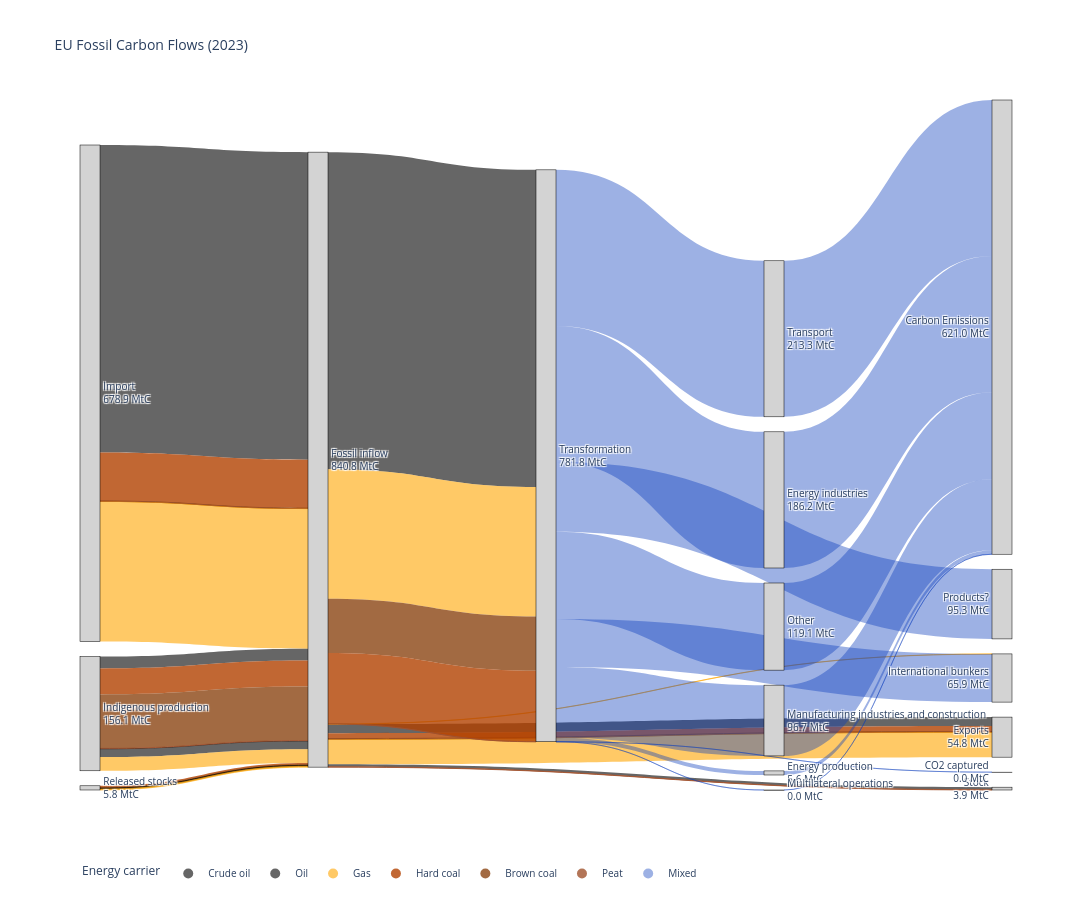

Source (notebook cell):
### Markdown cell above
## Fossil Carbon (own calculations)

### Code cell
# Load the CSV
df_fossil = pd.read_csv("/Users/charlottewestenberg/Thesis/00data/from_excel/Sankey diagram fossil.csv")

# create unique node list
all_nodes = pd.concat([df_fossil["Source"], df_fossil["Target"]]).unique()
node_dict = {node: i for i, node in enumerate(all_nodes)}

# map to numeric IDs
df_fossil["source_id"] = df_fossil["Source"].map(node_dict)
df_fossil["target_id"] = df_fossil["Target"].map(node_dict)

carrier_colors = {
    "Crude oil": "rgba(0, 0, 0, 0.6)",       # black
    "Oil": "rgba(0, 0, 0, 0.6)",
    "Gas": "rgba(255, 165, 0, 0.6)",         # orange
    "Hard coal": "rgba(178, 65, 0, 0.8)",    # ugly brown
    "Brown coal": "rgba(139, 69, 19, 0.8)",  # brown
    "Peat": "rgba(160, 82, 45, 0.8)",        # lighter brown
    "Mixed": "rgba(11, 60, 187, 0.4)"      # blue for aggregated flows
}
#calculate outflows per source and target nodes
source_totals = df_fossil.groupby("Source")["Value_tC"].sum()
node_inflow = df_fossil.groupby("Target")["Value_tC"].sum()

labels_with_values = []
for node in all_nodes:
    inflow = node_inflow.get(node, 0)
    outflow = source_totals.get(node, 0)
    # choose what to display
    value = inflow if inflow > 0 else outflow
    if value > 0:
        labels_with_values.append(f"{node}<br>{value/1e6:.1f} MtC")
    else:
        labels_with_values.append(node)

df_fossil["color"] = df_fossil["Carrier"].map(carrier_colors).fillna("rgba(200,200,200,0.4)")

fig = go.Figure(data=[go.Sankey(
    
    node=dict(
        pad=15,
        thickness=20,
        line=dict(color="black", width=0.5),
        label=labels_with_values,
        color="lightgrey"
    ),

    link=dict(
        source=df_fossil["source_id"],
        target=df_fossil["target_id"],
        value=df_fossil["Value_tC"],
        color=df_fossil["color"]
    )
)])

for carrier, color in carrier_colors.items():
    fig.add_trace(go.Scatter(
        x=[None],
        y=[None],
        mode='markers',
        marker=dict(size=10, color=color),
        legendgroup=carrier,
        showlegend=True,
        name=carrier
    ))

fig.update_layout(
    title_text="EU Fossil Carbon Flows (2023)",
    font_size=12
)
fig.update_layout(
    width=1400,
    height=900
)
fig.update_layout(
    showlegend=True,
    legend=dict(
        title="Energy carrier",
        orientation="h",
        y=-0.1
    )
)
fig.update_layout(
    xaxis=dict(visible=False),
    yaxis=dict(visible=False),
    plot_bgcolor="white",
    paper_bgcolor="white"
)


fig.show()

### Figure 1 — Plotly figure (JSON) as saved in the notebook; plotly's stock layout.template omitted (floating-point values rounded to 4 significant figures)
{"data": [{"link": {"color": ["rgba(0, 0, 0, 0.6)", "rgba(178, 65, 0, 0.8)", "rgba(139, 69, 19, 0.8)", "rgba(160, 82, 45, 0.8)", "rgba(255, 165, 0, 0.6)", "rgba(0, 0, 0, 0.6)", "rgba(178, 65, 0, 0.8)", "rgba(139, 69, 19, 0.8)", "rgba(160, 82, 45, 0.8)", "rgba(0, 0, 0, 0.6)", "rgba(255, 165, 0, 0.6)", "rgba(0, 0, 0, 0.6)", "rgba(178, 65, 0, 0.8)", "rgba(139, 69, 19, 0.8)", "rgba(160, 82, 45, 0.8)", "rgba(255, 165, 0, 0.6)", "rgba(255, 165, 0, 0.6)", "rgba(178, 65, 0, 0.8)", "rgba(139, 69, 19, 0.8)", "rgba(0, 0, 0, 0.6)", "rgba(255, 165, 0, 0.6)", "rgba(0, 0, 0, 0.6)", "rgba(160, 82, 45, 0.8)", "rgba(0, 0, 0, 0.6)", "rgba(255, 165, 0, 0.6)", "rgba(139, 69, 19, 0.8)", "rgba(178, 65, 0, 0.8)", "rgba(160, 82, 45, 0.8)", "rgba(11, 60, 187, 0.4)", "rgba(11, 60, 187, 0.4)", "rgba(11, 60, 187, 0.4)", "rgba(11, 60, 187, 0.4)", "rgba(11, 60, 187, 0.4)", "rgba(11, 60, 187, 0.4)", "rgba(11, 60, 187, 0.4)", "rgba(11, 60, 187, 0.4)", "rgba(11, 60, 187, 0.4)", "rgba(11, 60, 187, 0.4)", "rgba(11, 60, 187, 0.4)", "rgba(11, 60, 187, 0.4)", "rgba(11, 60, 187, 0.4)", "rgba(11, 60, 187, 0.4)", "rgba(11, 60, 187, 0.4)", "rgba(200,200,200,0.4)", "rgba(200,200,200,0.4)", "rgba(200,200,200,0.4)", "rgba(200,200,200,0.4)", "rgba(200,200,200,0.4)", "rgba(200,200,200,0.4)", "rgba(200,200,200,0.4)", "rgba(200,200,200,0.4)", "rgba(200,200,200,0.4)", "rgba(200,200,200,0.4)", "rgba(200,200,200,0.4)", "rgba(200,200,200,0.4)", "rgba(200,200,200,0.4)", "rgba(200,200,200,0.4)", "rgba(200,200,200,0.4)", "rgba(200,200,200,0.4)", "rgba(200,200,200,0.4)", "rgba(200,200,200,0.4)", "rgba(200,200,200,0.4)", "rgba(200,200,200,0.4)", "rgba(200,200,200,0.4)", "rgba(200,200,200,0.4)", "rgba(200,200,200,0.4)", "rgba(200,200,200,0.4)", "rgba(200,200,200,0.4)", "rgba(200,200,200,0.4)", "rgba(200,200,200,0.4)", "rgba(200,200,200,0.4)", "rgba(200,200,200,0.4)", "rgba(200,200,200,0.4)", "rgba(200,200,200,0.4)", "rgba(200,200,200,0.4)", "rgba(200,200,200,0.4)", "rgba(200,200,200,0.4)", "rgba(200,200,200,0.4)", "rgba(200,200,200,0.4)", "rgba(200,200,200,0.4)", "rgba(200,200,200,0.4)", "rgba(200,200,200,0.4)", "rgba(200,200,200,0.4)", "rgba(200,200,200,0.4)", "rgba(200,200,200,0.4)", "rgba(200,200,200,0.4)", "rgba(200,200,200,0.4)", "rgba(200,200,200,0.4)", "rgba(200,200,200,0.4)", "rgba(200,200,200,0.4)", "rgba(200,200,200,0.4)", "rgba(200,200,200,0.4)", "rgba(200,200,200,0.4)", "rgba(200,200,200,0.4)", "rgba(200,200,200,0.4)", "rgba(200,200,200,0.4)", "rgba(200,200,200,0.4)", "rgba(200,200,200,0.4)", "rgba(200,200,200,0.4)", "rgba(200,200,200,0.4)", "rgba(200,200,200,0.4)", "rgba(200,200,200,0.4)", "rgba(200,200,200,0.4)", "rgba(200,200,200,0.4)", "rgba(200,200,200,0.4)", "rgba(200,200,200,0.4)"], "source": [0, 0, 0, 0, 0, 1, 1, 1, 1, 1, 1, 2, 2, 2, 2, 2, 2, 3, 3, 3, 3, 2, 2, 2, 2, 2, 2, 2, 4, 4, 4, 4, 4, 4, 4, 4, 5, 6, 7, 8, 9, 10, 4, 11, 11, 11, 11, 11, 11, 11, 11, 11, 11, 11, 11, 11, 11, 11, 11, 11, 11, 11, 11, 11, 11, 11, 11, 11, 11, 11, 11, 11, 11, 11, 11, 11, 11, 11, 11, 11, 11, 11, 11, 11, 11, 11, 11, 11, 11, 11, 11, 11, 11, 11, 11, 11, 11, 11, 11, 11, 11, 11, 11, 11, 11, 11], "target": [2, 2, 2, 2, 2, 2, 2, 2, 2, 2, 2, 12, 12, 12, 12, 12, 13, 2, 2, 2, 2, 14, 14, 4, 4, 4, 4, 4, 5, 6, 7, 8, 9, 13, 10, 15, 16, 16, 16, 16, 16, 16, 17, 11, 11, 11, 11, 11, 11, 11, 11, 11, 11, 11, 11, 11, 11, 11, 11, 11, 11, 11, 11, 11, 11, 11, 11, 11, 11, 11, 11, 11, 11, 11, 11, 11, 11, 11, 11, 11, 11, 11, 11, 11, 11, 11, 11, 11, 11, 11, 11, 11, 11, 11, 11, 11, 11, 11, 11, 11, 11, 11, 11, 11, 11, 11], "value": [420500000.0, 66170000.0, 516500.0, 22480.0, 191600000.0, 16120000.0, 35600000.0, 73770000.0, 538800.0, 11340000.0, 18750000.0, 12190000.0, 7369000.0, 892100.0, 8079.0, 34310000.0, 278400.0, 2506000.0, 830400.0, 1157000.0, 1262000.0, 3420000.0, 442300.0, 433500000.0, 177100000.0, 74230000.0, 96910000.0, 110900.0, 5595000.0, 213300000.0, 96750000.0, 186200000.0, 119100000.0, 65590000.0, 290.1, 14000.0, 5595000.0, 213300000.0, 96750000.0, 186200000.0, 119100000.0, 290.1, 95280000.0, NaN, NaN, NaN, NaN, NaN, NaN, NaN, NaN, NaN, NaN, NaN, NaN, NaN, NaN, NaN, NaN, NaN, NaN, NaN, NaN, NaN, NaN, NaN, NaN, NaN, NaN, NaN, NaN, NaN, NaN, NaN, NaN, NaN, NaN, NaN, NaN, NaN, NaN, NaN, NaN, NaN, NaN, NaN, NaN, NaN, NaN, NaN, NaN, NaN, NaN, NaN, NaN, NaN, NaN, NaN, NaN, NaN, NaN, NaN, NaN, NaN, NaN, NaN]}, "node": {"color": "lightgrey", "label": ["Import<br>678.9 MtC", "Indigenous production<br>156.1 MtC", "Fossil inflow<br>840.8 MtC", "Released stocks<br>5.8 MtC", "Transformation<br>781.8 MtC", "Energy production<br>5.6 MtC", "Transport<br>213.3 MtC", "Manufacturing industries and construction<br>96.7 MtC", "Energy industries<br>186.2 MtC", "Other<br>119.1 MtC", "Multilateral operations<br>0.0 MtC", null, "Exports<br>54.8 MtC", "International bunkers<br>65.9 MtC", "Stock<br>3.9 MtC", "CO2 captured<br>0.0 MtC", "Carbon Emissions<br>621.0 MtC", "Products?<br>95.3 MtC"], "line": {"color": "black", "width": 0.5}, "pad": 15, "thickness": 20}, "type": "sankey"}, {"legendgroup": "Crude oil", "marker": {"color": "rgba(0, 0, 0, 0.6)", "size": 10}, "mode": "markers", "name": "Crude oil", "showlegend": true, "type": "scatter", "x": [null], "y": [null]}, {"legendgroup": "Oil", "marker": {"color": "rgba(0, 0, 0, 0.6)", "size": 10}, "mode": "markers", "name": "Oil", "showlegend": true, "type": "scatter", "x": [null], "y": [null]}, {"legendgroup": "Gas", "marker": {"color": "rgba(255, 165, 0, 0.6)", "size": 10}, "mode": "markers", "name": "Gas", "showlegend": true, "type": "scatter", "x": [null], "y": [null]}, {"legendgroup": "Hard coal", "marker": {"color": "rgba(178, 65, 0, 0.8)", "size": 10}, "mode": "markers", "name": "Hard coal", "showlegend": true, "type": "scatter", "x": [null], "y": [null]}, {"legendgroup": "Brown coal", "marker": {"color": "rgba(139, 69, 19, 0.8)", "size": 10}, "mode": "markers", "name": "Brown coal", "showlegend": true, "type": "scatter", "x": [null], "y": [null]}, {"legendgroup": "Peat", "marker": {"color": "rgba(160, 82, 45, 0.8)", "size": 10}, "mode": "markers", "name": "Peat", "showlegend": true, "type": "scatter", "x": [null], "y": [null]}, {"legendgroup": "Mixed", "marker": {"color": "rgba(11, 60, 187, 0.4)", "size": 10}, "mode": "markers", "name": "Mixed", "showlegend": true, "type": "scatter", "x": [null], "y": [null]}], "layout": {"font": {"size": 10}, "height": 900, "legend": {"orientation": "h", "title": {"text": "Energy carrier"}, "y": -0.1}, "paper_bgcolor": "white", "plot_bgcolor": "white", "showlegend": true, "title": {"text": "EU Fossil Carbon Flows (2023)"}, "width": 1400, "xaxis": {"visible": false}, "yaxis": {"visible": false}}}
